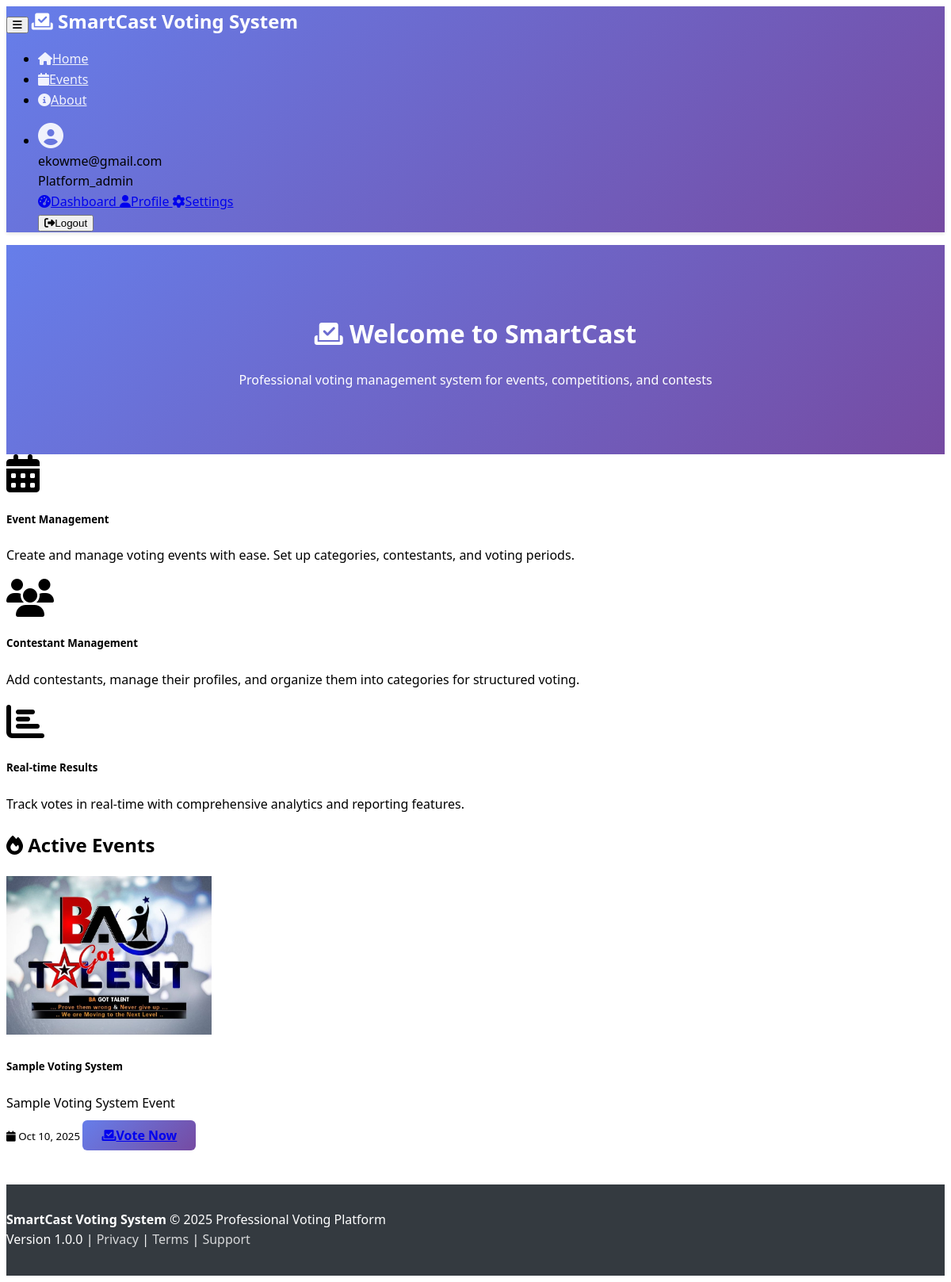
Screenshot of / (signed in) with the database file from the repository.
### tables this page shows
CREATE TABLE `events` (
  `id` int(11) NOT NULL,
  `tenant_id` int(11) NOT NULL,
  `name` varchar(255) NOT NULL,
  `code` varchar(50) NOT NULL,
  `description` text DEFAULT NULL,
  `featured_image` varchar(500) DEFAULT NULL,
  `start_date` datetime DEFAULT NULL,
  `end_date` datetime DEFAULT NULL,
  `vote_price` decimal(10,2) DEFAULT 0.50 COMMENT 'Price per vote in USD',
  `active` tinyint(1) DEFAULT 1,
  `status` enum('draft','active','suspended','closed','archived') DEFAULT 'draft',
  `visibility` enum('private','public','unlisted') DEFAULT 'private',
  `admin_status` enum('approved','pending','rejected','under_review') DEFAULT 'pending',
  `admin_notes` text DEFAULT NULL,
  `created_by` int(11) DEFAULT NULL,
  `suspended_reason` text DEFAULT NULL,
  `suspended_by` int(11) DEFAULT NULL,
  `suspended_at` timestamp NULL DEFAULT NULL,
  `closed_at` timestamp NULL DEFAULT NULL,
  `archived_at` timestamp NULL DEFAULT NULL,
  `created_at` timestamp NOT NULL DEFAULT current_timestamp(),
  `updated_at` timestamp NOT NULL DEFAULT current_timestamp() ON UPDATE current_timestamp(),
  `results_visible` tinyint(1) DEFAULT 1 COMMENT 'Controls whether results/leaderboard is visible to public',
  `deactivated_at` timestamp NULL DEFAULT NULL,
  `deactivated_by` int(11) DEFAULT NULL
);

### includes/autoloader.php (called while the page is built, shortened)
<?php
spl_autoload_register(function ($class) {
    $prefix = 'SmartCast\\';
    $base_dir = __DIR__ . '/../src/';
    $len = strlen($prefix);
    $relative_class = substr($class, $len);
    $file = $base_dir . str_replace('\\', '/', $relative_class) . '.php';
});

### src/Core/Database.php (called while the page is built, shortened)
<?php
class Database
{
    private $connection;
    private static $instance = null;
    public static function getInstance()
    {
        if (self::$instance === null) {
            self::$instance = new self();
        }
        return self::$instance;
    }
    private function connect()
    {
        try {
            $dsn = "mysql:host=" . DB_HOST . ";dbname=" . DB_NAME . ";charset=" . DB_CHARSET;
            $options = [
                PDO::ATTR_ERRMODE => PDO::ERRMODE_EXCEPTION,
                PDO::ATTR_DEFAULT_FETCH_MODE => PDO::FETCH_ASSOC,
                PDO::ATTR_EMULATE_PREPARES => false,
            ];
            $this->connection = new PDO($dsn, DB_USER, DB_PASS, $options);
        } catch (PDOException $e) {
            throw new \Exception("Database connection failed: " . $e->getMessage());
        }
    }
    public function query($sql, $params = [])
    {
        try {
            $stmt = $this->connection->prepare($sql);
            $stmt->execute();
            return $stmt;
        } catch (PDOException $e) {
            throw new \Exception("Query failed: " . $e->getMessage());
        }
    }
    public function select($sql, $params = [])
    {
        $stmt = $this->query($sql, $params);
        return $stmt->fetchAll();
    }
}

### src/Controllers/HomeController.php (called while the page is built, shortened)
<?php
class HomeController extends BaseController
{
    private $eventModel;
    public function __construct()
    {
        $this->eventModel = new Event();
    }
    public function index()
    {
        $events = $this->eventModel->getPublicEvents();
        $this->view('home/index', [
            'events' => $events,
            'title' => 'Welcome to SmartCast'
        ]);
    }
}

### src/Core/Application.php (called while the page is built, shortened)
<?php
class Application
{
    private $router;
    private function initializeRouter()
    {
        $this->router = new Router();
    }
    private function setupRoutes()
    {
        $this->router->get('/', 'HomeController@index');
        $this->router->get('/pricing', 'AuthController@showPricing');
        $this->router->get('/login', 'AuthController@showLogin');
        $this->router->post('/login', 'AuthController@login');
        $this->router->get('/register', 'AuthController@showRegister');
        $this->router->post('/register', 'AuthController@register');
        $this->router->post('/logout', 'AuthController@logout');
        $this->router->get('/events', 'EventController@index');
        $this->router->get('/events/{eventSlug}', 'EventController@show');
        $this->router->get('/events/{eventSlug}/vote', 'VoteController@showVoting');
        $this->router->get('/events/{eventSlug}/vote/{contestantSlug}', 'VoteController@showVoteForm');
        $this->router->post('/events/{eventSlug}/vote/process', 'VoteController@processVote');
        $this->router->get('/api/payment/status/{transactionId}', 'VoteController@checkPaymentStatus');
        $this->router->get('/api/payment/test/{transactionId}', 'VoteController@testPaymentStatus');
        $this->router->post('/api/payment/callback/{transactionId}', 'VoteController@handlePaymentCallback');
        $this->router->get('/api/payment/simulate/{transactionId}', 'VoteController@simulatePaymentCallback');
        $this->router->group(['middleware' => 'auth'], function($router) {
            $router->get('/organizer', 'OrganizerController@dashboard');
        });
        $this->router->group(['prefix' => '/admin', 'middleware' => 'auth'], function($router) {
            $router->get('/', 'AdminController@dashboard');
            $router->get('/events', 'AdminController@events');
            $router->get('/events/create', 'AdminController@createEvent');
            $router->post('/events', 'AdminController@storeEvent');
            $router->get('/events/{id}/edit', 'AdminController@editEvent');
            $router->put('/events/{id}', 'AdminController@updateEvent');
            $router->delete('/events/{id}', 'AdminController@deleteEvent');
            $router->get('/contestants', 'AdminController@contestants');
            $router->get('/contestants/create', 'AdminController@createContestant');
            $router->post('/contestants', 'AdminController@storeContestant');
            $router->get('/categories', 'AdminController@categories');
            $router->post('/categories', 'AdminController@storeCategory');
            $router->get('/users', 'AdminController@users');
            $router->get('/reports', 'AdminController@reports');
        });
        $this->router->group(['middleware' => 'auth'], function($router) {
            $router->get('/superadmin', 'SuperAdminController@dashboard');
        });
        $this->router->group(['prefix' => '/api'], function($router) {
            $router->get('/events', 'Api\\EventController@index');
            $router->get('/events/{id}', 'Api\\EventController@show');
            $router->get('/events/{id}/results', 'Api\\EventController@results');
            $router->get('/events/search', 'Api\\EventController@search');
            $router->post('/vote', 'Api\\VoteController@vote');
            $router->get('/vote/verify', 'Api\\VoteController@verifyReceipt');
            $router->get('/vote/bundles', 'Api\\VoteController@getBundles');
            $router->get('/vote/contestants', 'Api\\VoteController@getContestants');
        });
    }
    public function run()
    {
        try {
            $this->router->dispatch();
        } catch (\Exception $e) {
            $this->handleException($e);
        }
    }
}

### index.php (called while the page is built, shortened)
<?php
require_once __DIR__ . '/includes/autoloader.php';
$app = new SmartCast\Core\Application();
$app->run();

### src/Models/BaseModel.php (called while the page is built, shortened)
<?php
abstract class BaseModel
{
    public function __construct()
    {
        $this->db = Database::getInstance();
    }
}

### src/Models/Event.php (called while the page is built, shortened)
<?php
class Event extends BaseModel
{
    public function getPublicEvents()
    {
        $sql = "
            SELECT e.*,
                   COUNT(DISTINCT c.id) as contestant_count,
                   COALESCE(SUM(v.quantity), 0) as total_votes,
                   COALESCE(SUM(CASE WHEN t.status = 'success' THEN t.amount ELSE 0 END), 0) as revenue,
                   DATEDIFF(e.end_date, NOW()) as days_left
            FROM events e
            LEFT JOIN contestants c ON e.id = c.event_id
            LEFT JOIN votes v ON c.id = v.contestant_id
            LEFT JOIN transactions t ON v.transaction_id = t.id
            WHERE e.status = 'active'
            AND e.visibility = 'public'
            GROUP BY e.id
            ORDER BY e.start_date DESC
        ";
        return $this->db->select($sql);
    }
}

### views/home/index.php (the view, shortened to what this page needs)
<?php include __DIR__ . '/../layout/public_header.php'; ?>
<div class="hero-section bg-primary text-white py-5 mb-5 rounded">
    <div class="container text-center">
        <h1 class="display-4 mb-4">
            <i class="fas fa-vote-yea me-3"></i>
            Welcome to SmartCast
        </h1>
        <p class="lead mb-4">
            Professional voting management system for events, competitions, and contests
        </p>
    </div>
</div>
<div class="row mb-5">
    <div class="col-md-4">
        <div class="card h-100 text-center">
            <div class="card-body">
                <i class="fas fa-calendar-alt fa-3x text-primary mb-3"></i>
                <h5 class="card-title">Event Management</h5>
                <p class="card-text">Create and manage voting events with ease. Set up categories, contestants, and voting periods.</p>
            </div>
        </div>
    </div>
    <div class="col-md-4">
        <div class="card h-100 text-center">
            <div class="card-body">
                <i class="fas fa-users fa-3x text-success mb-3"></i>
                <h5 class="card-title">Contestant Management</h5>
                <p class="card-text">Add contestants, manage their profiles, and organize them into categories for structured voting.</p>
            </div>
        </div>
    </div>
    <div class="col-md-4">
        <div class="card h-100 text-center">
            <div class="card-body">
                <i class="fas fa-chart-bar fa-3x text-info mb-3"></i>
                <h5 class="card-title">Real-time Results</h5>
                <p class="card-text">Track votes in real-time with comprehensive analytics and reporting features.</p>
            </div>
        </div>
    </div>
</div>
<?php if (!empty($events)): ?>
<div class="row">
    <div class="col-12">
        <h2 class="mb-4">
            <i class="fas fa-fire text-danger me-2"></i>
            Active Events
        </h2>
        <div class="row">
            <?php foreach ($events as $event): ?>
                <div class="col-md-6 col-lg-4 mb-4">
                    <div class="card">
                        <?php if ($event['featured_image']): ?>
                            <img src="<?= htmlspecialchars($event['featured_image']) ?>"
                                 class="card-img-top"
                                 style="height: 200px; object-fit: cover;"
                                 alt="<?= htmlspecialchars($event['name']) ?>">
                        <?php endif; ?>
                        <div class="card-body">
                            <h5 class="card-title"><?= htmlspecialchars($event['name']) ?></h5>
                            <?php if ($event['description']): ?>
                                <p class="card-text text-muted">
                                    <?= htmlspecialchars(substr($event['description'], 0, 100)) ?>
                                </p>
                            <?php endif; ?>
                            <div class="d-flex justify-content-between align-items-center">
                                <small class="text-muted">
                                    <i class="fas fa-calendar me-1"></i>
                                    <?= date('M j, Y', strtotime($event['start_date'])) ?>
                                </small>
                                <a href="<?= APP_URL ?>/events/<?= $event['id'] ?>"
                                   class="btn btn-primary btn-sm">
                                    <i class="fas fa-vote-yea me-1"></i>Vote Now
                                </a>
                            </div>
                        </div>
                    </div>
                </div>
            <?php endforeach; ?>
        </div>
    </div>
</div>
<?php endif; ?>
<?php include __DIR__ . '/../layout/public_footer.php'; ?>

### src/Core/Router.php (shortened to what this page needs)
<?php
class Router
{
    private $routes = [];
    private $currentGroup = [];
    public function group($attributes, $callback)
    {
        $previousGroup = $this->currentGroup;
        $this->currentGroup = array_merge($this->currentGroup, $attributes);
        $this->currentGroup = $previousGroup;
    }
    private function addRoute($method, $path, $handler)
    {
        $prefix = isset($this->currentGroup['prefix']) ? $this->currentGroup['prefix'] : '';
        $middleware = isset($this->currentGroup['middleware']) ? $this->currentGroup['middleware'] : null;
        $fullPath = $prefix . $path;
        $this->routes[] = [
            'method' => $method,
            'path' => $fullPath,
            'handler' => $handler,
            'middleware' => $middleware
        ];
    }
    public function dispatch()
    {
        $method = $_SERVER['REQUEST_METHOD'];
        $path = parse_url($_SERVER['REQUEST_URI'], PHP_URL_PATH);
        $appUrlParts = parse_url(APP_URL);
        $basePath = $appUrlParts['path'] ?? '';
        if (!empty($basePath)) {
            if (strpos($path, $basePath . '/index.php') === 0) {
                $path = substr($path, strlen($basePath . '/index.php'));
            } elseif (strpos($path, $basePath) === 0) {
                $path = substr($path, strlen($basePath));
            }
        }
        foreach ($this->routes as $route) {
            if ($route['method'] === $method && $this->matchPath($route['path'], $path)) {
                $params = $this->extractParams($route['path'], $path);
                $this->callHandler($route['handler'], $params);
                return;
            }
        }
    }
    private function matchPath($routePath, $requestPath)
    {
        $pattern = preg_replace('/\{([^}]+)\}/', '([^/]+)', $routePath);
        $pattern = '#^' . $pattern . '$#';
        return preg_match($pattern, $requestPath);
    }
    private function extractParams($routePath, $requestPath)
    {
        $params = [];
        return $params;
    }
    private function callHandler($handler, $params = [])
    {
        if (is_string($handler)) {
            list($controller, $method) = explode('@', $handler);
            $controllerClass = "SmartCast\\Controllers\\{$controller}";
            if (class_exists($controllerClass)) {
                $controllerInstance = new $controllerClass();
                if (method_exists($controllerInstance, $method)) {
                    $paramValues = array_values($params);
                    call_user_func_array([$controllerInstance, $method], $paramValues);
                } else {
                    throw new \Exception("Method {$method} not found in {$controllerClass}");
                }
            } else {
                throw new \Exception("Controller {$controllerClass} not found");
            }
        } elseif (is_callable($handler)) {
            $paramValues = array_values($params);
            call_user_func_array($handler, $paramValues);
        }
    }
}

### public/css/public.css (style rules this page uses)
:root { --primary-color: #667eea; --secondary-color: #764ba2; --success-color: #28a745; --danger-color: #dc3545; --warning-color: #ffc107; --info-color: #17a2b8; --light-color: #f8f9fa; --dark-color: #343a40; }
body { font-family: 'Segoe UI', Tahoma, Geneva, Verdana, sans-serif; line-height: 1.6; }
.hero-section { background: linear-gradient(135deg, var(--primary-color) 0%, var(--secondary-color) 100%); color: white; padding: 4rem 0; text-align: center; }
.btn-primary { background: linear-gradient(135deg, var(--primary-color) 0%, var(--secondary-color) 100%); border: none; border-radius: 6px; font-weight: 600; padding: 0.5rem 1.5rem; transition: all 0.3s ease; }

### rows the page displays
events: featured_image (picture), name "Sample Voting System", description "Sample Voting System Event", start_date "Oct 10, 2025"
